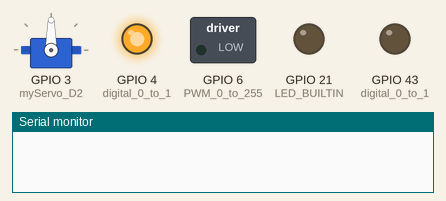
A sketch run on a simulated Seeed XIAO ESP32-S3. On the bench: servo, switched loads named in the sketch (green lamp = pin HIGH), output pins drawn as LEDs (lit = HIGH), the last lines printed to the serial monitor.

Above: at 0.1 s.
At 9.1 s:
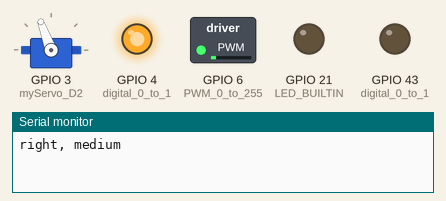
At 24.1 s:
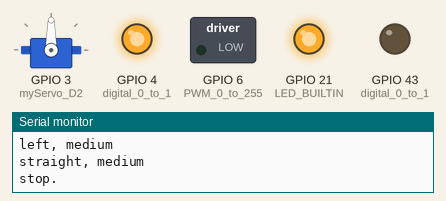
At 38.1 s:
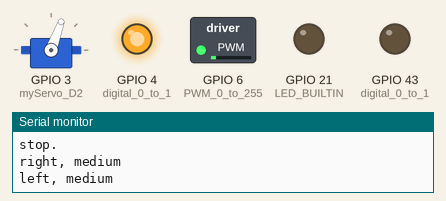
Timing chart, 0 to 39.6 s (numbered marks = the images above):
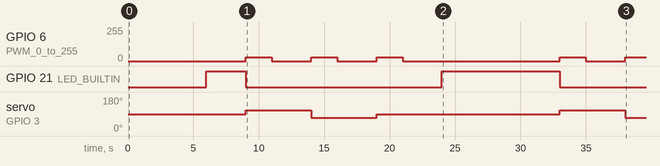

Measured:
- by itself, GPIO 21 (LED_BUILTIN): HIGH → LOW at 9.0 s, → HIGH 15.0 s later, → LOW 9.0 s later
- by itself, servo on GPIO 3 (myServo_D2): 90° → 110° at 9.0 s, → 70° 5.0 s later, → 90° 5.0 s later, → 110° 14.0 s later, … (5 changes in this stretch)
- by itself, GPIO 6 (PWM_0_to_255): 0/255 → 30/255 at 9.0 s, → 0/255 2.0 s later, → 30/255 3.0 s later, → 0/255 2.0 s later, … (9 changes in this stretch)

The sketch:

z03-esp-servo-big-motor-test.ino
```cpp
// (licence header left out)
// for now reference at https://github.com/hpssjellis/particle.io-photon-high-school-robotics/tree/master/a11-dc-motor-drivers
// although pin names wrong

// You are suppossed to get it working using the web-app
// Draw your circuit diagram first
// This program will just tell you if  the connections are working
// See https://www.pololu.com/product/1451 for assistance

// On motor driver board LED goes red for one direction and green for the other


#include <Arduino.h> // Only needed by https://platformio.org/
//#include <Servo.h>  .. for Portenta or XIAO-SAMD
#include <ESP32Servo.h>   // for XIAO-ESP32S3-Sense

Servo myServo_D2;
int myMainSpeed = 30;   // slowest speed that the car moves on a charged battery
int myMainDelay = 2000;
int mySecurityDelay = 3000;

void setup() {

    myServo_D2.attach(D2); // D2 should do PWM on Portenta
    Serial.begin();
    pinMode(D3, OUTPUT);   // digital 0 to 1
    pinMode(D5, OUTPUT);   // PWM 0 to 255
    pinMode(D6, OUTPUT);   // digital 0 to 1

                            // both off = glide, both on = brake (if motor can do that)
    digitalWrite(D6, 0);    // not needing to be attached
    digitalWrite(D3, 1);    // set one direction

    pinMode(LED_BUILTIN, OUTPUT);

    // to connect wires and put car on ground
    digitalWrite(LED_BUILTIN, LOW);    // D7 on
    delay(mySecurityDelay * 2 );
    digitalWrite(LED_BUILTIN, HIGH);    // D7 on
    delay(mySecurityDelay);

}

void loop() {

    digitalWrite(LED_BUILTIN, LOW);    // D7 on

    Serial.println("right, medium");
    myServo_D2.write(110); // turn
    analogWrite(D5, myMainSpeed);   // go medium
    delay(myMainDelay);
    analogWrite(D5, 0);     // stop
    delay(mySecurityDelay);


    Serial.println("left, medium");
    myServo_D2.write(70);   // turn
    analogWrite(D5, myMainSpeed);   // go medium
    delay(myMainDelay);
    analogWrite(D5, 0);     // stop
    delay(mySecurityDelay);


    Serial.println("straight, medium");
    myServo_D2.write(90);   // go straight
    analogWrite(D5, myMainSpeed);   // go medium
    delay(myMainDelay);


    Serial.println("stop.");
    analogWrite(D5, 0);     // stop
    delay(mySecurityDelay);


    digitalWrite(LED_BUILTIN, HIGH);  // D7 off
    delay(mySecurityDelay * 3);            // wait 9 seconds

}
```
